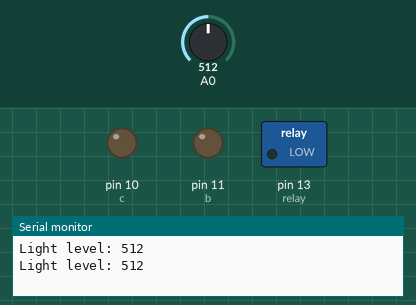
Simulated run of this sketch. Board: Arduino Uno, built with avr-gcc and run on an emulated ATmega328P. On the bench: switched loads named in the sketch (green lamp = pin HIGH), output pins drawn as LEDs (lit = HIGH), the last lines printed to the serial monitor. Inputs (shaded band) come from the test bench; at power-on: A0 = 512.

Above: at 1.8 s.
1.9 s: A0 set to 466
4.2 s: A0 set to 441
At 7.2 s:
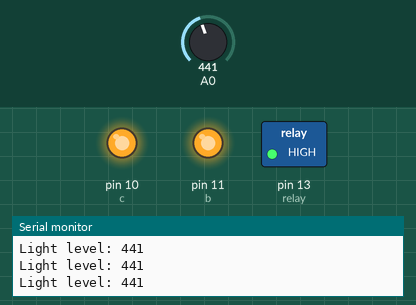
7.5 s: A0 set to 460
At 9.5 s:
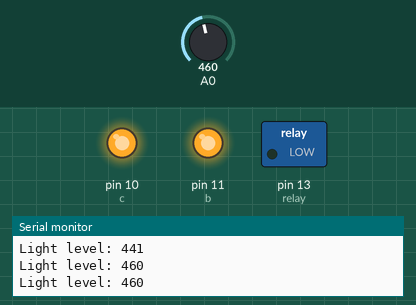
10.5 s: A0 set to 440
At 13.0 s:
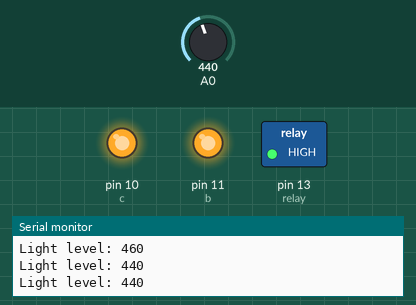
13.5 s: A0 set to 511
At 15.4 s:
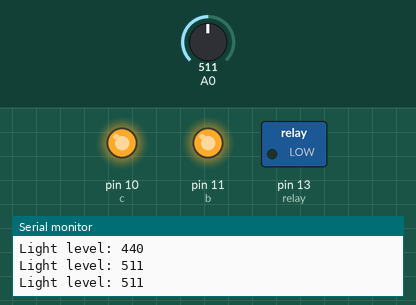
Timing chart, 0 to 16.9 s (numbered marks = the images above; inputs shaded):
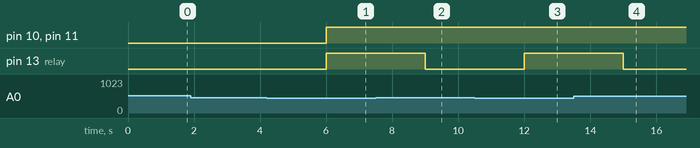

Measured:
- the behaviour switches between 450 and 449 on A0 (found by bisection; images 0 and 1)
- after the input at 4.2 s, pin 10 (c), pin 11 (b), pin 13 (relay): LOW → HIGH after 1.8 s
- after the input at 7.5 s, pin 13 (relay): HIGH → LOW after 1.5 s
- after the input at 10.5 s, pin 13 (relay): LOW → HIGH after 1.5 s
- after the input at 13.5 s, pin 13 (relay): HIGH → LOW after 1.5 s

The sketch:

waterlevel.ino
```cpp
int lightLevel;
int relay=13;
int a =13;
int b =11;
int c =10;
int d =9;
int e =8;
void setup() {
  Serial . begin (9600);
  pinMode (relay, OUTPUT);
  pinMode (a, OUTPUT);
  pinMode (b, OUTPUT);
  pinMode (c, OUTPUT);
}

void loop() {
  lightLevel = analogRead (A0);
  Serial . print ( "Light level: " );
  Serial . println (lightLevel, DEC );
  delay(1000);
  if(lightLevel<450){
    digitalWrite(a,HIGH);
    digitalWrite(b,HIGH);
    digitalWrite(c,HIGH);
  }else{
    digitalWrite(a,LOW);
  }
}
```
